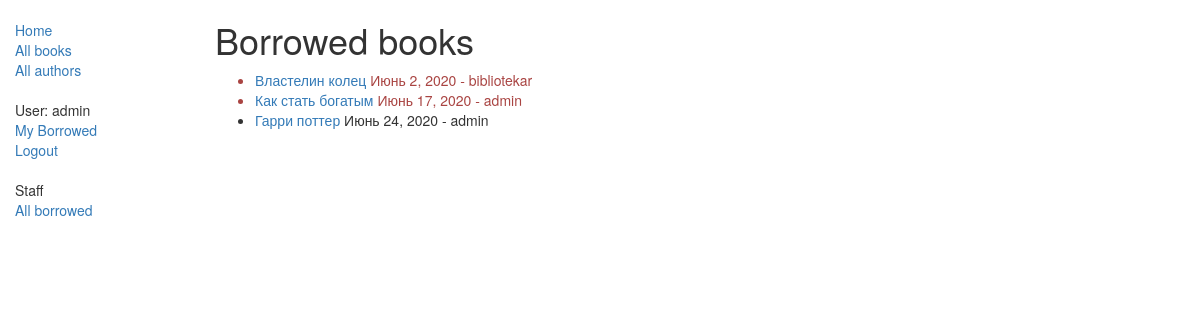
Page /catalog/loanedbooks/ (signed in) on the committed database.
### catalog/models.py (models this page shows, shortened)
class BookInstance(models.Model):
    id = models.UUIDField(primary_key=True, default=uuid.uuid4,
                          help_text="Unique ID for this particular book across whole library")
    book = models.ForeignKey('Book', on_delete=models.SET_NULL, null=True)
    imprint = models.CharField(max_length=200)
    due_back = models.DateField(null=True, blank=True)
    borrower = models.ForeignKey(User, on_delete=models.SET_NULL, null=True, blank=True)
    @property
    def is_overdue(self):
        if self.due_back and date.today() > self.due_back:
            return True
        return False
    LOAN_STATUS = (
        ('d', 'Maintenance'),
        ('o', 'On loan'),
        ('a', 'Available'),
        ('r', 'Reserved'),
    )
    status = models.CharField(
        max_length=1,
        choices=LOAN_STATUS,
        blank=True,
        default='d',
        help_text='Book availability')
    class Meta:
        ordering = ['due_back']
        permissions = (("can_mark_returned", "Set book as returned"),)

class Book(models.Model):
    title = models.CharField(max_length=200)
    author = models.ForeignKey('Author', on_delete=models.SET_NULL, null=True)
    summary = models.TextField(max_length=1000, help_text="Enter a brief description of the book")
    isbn = models.CharField('ISBN', max_length=13,
                            help_text='13 Character <a href="https://www.isbn-international.org/content/what-isbn'
                                      '">ISBN number</a>')
    genre = models.ManyToManyField(Genre, help_text="Select a genre for this book")
    language = models.ForeignKey('Language', on_delete=models.SET_NULL, null=True)
    def display_genre(self):
        """Creates a string for the Genre. This is required to display genre in Admin."""
        return ', '.join([genre.name for genre in self.genre.all()[:3]])
    display_genre.short_description = 'Genre'
    def display_genre(self):
        """
        Creates a string for the Genre. This is required to display genre in Admin.
        """
        return ', '.join([ genre.name for genre in self.genre.all()[:3] ])
    display_genre.short_description = 'Genre'

### catalog/views.py (the view)
class AllLoanedBooksListView(generic.ListView, PermissionRequiredMixin):
    permission_required = 'can_mark_returned'
    model = BookInstance
    paginate_by = 10
    template_name = 'catalog/bookinstance_list_borrowed_all.html'
    def get_queryset(self):
        return BookInstance.objects.filter(status__exact='o').order_by('due_back')

### catalog/templates/catalog/bookinstance_list_borrowed_all.html
{% extends 'base_generic.html' %}
{% block content %}
     <h1>Borrowed books</h1>
     {% if bookinstance_list %}
        <ul>
            {% for bookinst in bookinstance_list  %}
                <li class="{% if bookinst.is_overdue %}text-danger{% endif %}">
                    <a href="{% url 'book-detail' bookinst.book.pk%}">{{bookinst.book.title}}</a> {{ bookinst.due_back }} - {{ bookinst.borrower}}
                </li>
            {% endfor %}
        </ul>
         {% else %}
         <p>There are no books borrowed.</p>
     {% endif %}
{% endblock content %}

### catalog/templates/base_generic.html (shortened to what this page needs)
<!DOCTYPE html>
<html lang="en">
<head>
  <link rel="stylesheet" href="https://maxcdn.bootstrapcdn.com/bootstrap/3.3.7/css/bootstrap.min.css">
  {% load static %}
  <link rel="stylesheet" href="{% static 'css/styles.css' %}">
</head>
<body>
  <div class="container-fluid">
    <div class="row">
      <div class="col-sm-2">
      {% block sidebar %}
      <ul class="sidebar-nav">
          <li><a href="{% url 'index' %}">Home</a></li>
          <li><a href="{% url 'books' %}">All books</a></li>
          <li><a href="{% url 'authors' %}">All authors</a></li>
          {% if user.is_authenticated %}
            <li style="margin-top: 20px;"> User: {{ user.get_username }}</li>
            <li><a href="{% url 'my_borrowed' %}">My Borrowed</a></li>
            <li><a href="{% url 'logout'%}">Logout</a></li>
                      {% if perms.catalog.can_mark_returned %}
              <li style="margin-top: 20px;"> Staff </li>
              <li><a href="{% url 'loaned-books' %}">All borrowed</a></li>
          {% endif %}
            {% else %}
            <li><a href="{% url 'login'%}?next={{request.path}}">Login</a></li>
          {% endif %}
      </ul>
      {% endblock %}
      </div>
      <div class="col-sm-10 ">
      {% block content %}{% endblock %}
      </div>
    </div>
  </div>
</body>
</html>

### catalog/static/css/styles.css (style rules this page uses)
.sidebar-nav { margin-top: 20px; padding: 0; list-style: none; }

### rows in the picture
BookInstance: book "Властелин колец", due_back "Июнь 2, 2020", borrower "bibliotekar"
BookInstance: book "Как стать богатым", due_back "Июнь 17, 2020", borrower "admin"
BookInstance: book "Гарри поттер", due_back "Июнь 24, 2020", borrower "admin"

### other values in the picture
{{ user.get_username }} "admin"
